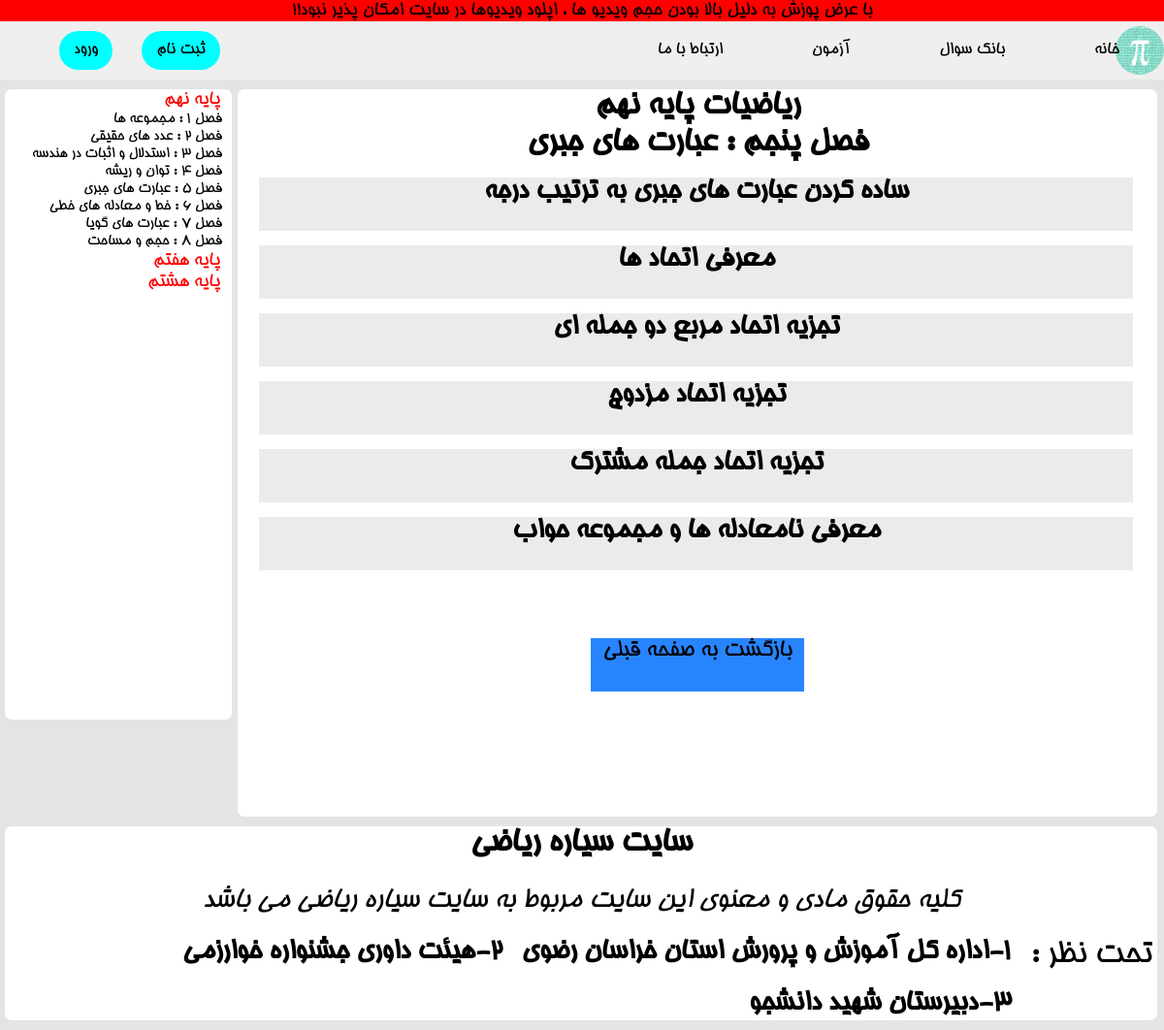
The page /paye9/season5/ on the database its author committed.
### project/models.py (models this page shows, shortened)
class Lessons(models.Model):
    STATUS_CHOICES = (
        ('paye7_season1' , 'paye7_season1'),
        ('paye7_season2' , 'paye7_season2'),
        ('paye7_season3' , 'paye7_season3'),
        ('paye7_season4' , 'paye7_season4'),
        ('paye7_season5' , 'paye7_season5'),
        ('paye7_season6' , 'paye7_season6'),
        ('paye7_season7' , 'paye7_season7'),
        ('paye7_season8' , 'paye7_season8'),
        ('paye7_season9' , 'paye7_season9'),
        ('paye8_season1' , 'paye8_season1'),
        ('paye8_season2' , 'paye8_season2'),
        ('paye8_season3' , 'paye8_season3'),
        ('paye8_season4' , 'paye8_season4'),
        ('paye8_season5' , 'paye8_season5'),
        ('paye8_season6' , 'paye8_season6'),
        ('paye8_season7' , 'paye8_season7'),
        ('paye8_season8' , 'paye8_season8'),
        ('paye8_season9' , 'paye8_season9'),
        ('paye9_season1' , 'paye9_season1'),
        ('paye9_season2' , 'paye9_season2'),
        ('paye9_season3' , 'paye9_season3'),
        ('paye9_season4' , 'paye9_season4'),
        ('paye9_season5' , 'paye9_season5'),
        ('paye9_season6' , 'paye9_season6'),
        ('paye9_season7' , 'paye9_season7'),
        ('paye9_season8' , 'paye9_season8'),
    )
    title = models.CharField(max_length=100)
    paye = models.CharField(max_length=50)
    lesson = models.CharField(max_length=50)
    video = models.FileField(upload_to='video/%y')
    slug = models.SlugField(max_length=50)
    status = models.CharField(max_length=50 , choices=STATUS_CHOICES)

### project/views.py (the view)
# urls.py: path('paye9/season5/' , views.Paye9_season5 , name='paye9_season5'),
def Paye9_season5(request):
    lessons = Lessons.objects.filter(status='paye9_season5')
    return render(request , "Seasons/Paye9/season5.html" , {'lesson' : lessons})

### project/templates/Seasons/Paye9/season5.html (shortened to what this page needs)
{% load static %}
<!DOCTYPE html>
<html lang="en" dir="rtl">
<head>
</head>
<body>
{% include 'includes/header.html' %}
{% include 'includes/navbars/paye9.html' %}
    <article style="height: 750PX;">
        <h1>ریاضیات پایه نهم<br>فصل پنجم : عبارت های جبری</h1>
        {% for lessons in lesson %}
        <a href="{% url 'urls:lessons' lessons.slug %}">
            <div class="div-lesson">
                <h2>{{lessons.lesson}}</h2>
            </div>
        </a>
        {% endfor %}
        <a href="{% url 'urls:paye9' %}">
            <div class="div-back">بازگشت به صفحه قبلی</div>
         </a>
            </article>
    {% include 'includes/footer.html' %}
</body>
</html>

### project/static/style/style.css (style rules this page uses)
* { margin: 0; padding: 0; box-sizing: border-box; text-decoration: none; list-style: none; }
html a { color: black; }
article { height: 650px; width: 99%; background-color: white; margin-right: 7px; margin-top: 10px; margin-bottom: 10px; border-radius: 7px; }
h2 { text-align: center; }

### project/static/style/Seasons/style9.css (style rules this page uses)
body { background-color:rgb(228, 228, 228); }
* { margin: 0; padding: 0; box-sizing: border-box; text-decoration: none; list-style: none; }
html a { color: black; }
article { height: 650px; width: 79%; background-color: white; margin-right: 7px; margin-top: 10px; margin-bottom: 10px; border-radius: 7px; }
h1 { text-align: center; font-size: 35px; }
.div-lesson { width: 95%; height: 55px; background-color: #ebebeb; margin-right: 25px; margin-top: 15px; transition: all 0.5s; }
h2 { text-align: center; font-size: 30px; width: 100%; height: 55px; transition: all 0.5a; }
.div-back { background-color: rgb(40, 133, 255); margin-left: auto; margin-right:auto; margin-top: 70px; width: 220px; height: 55px; text-align: center; font-size: 25px; transition: all 0.6s; }

### rows shown on the page
Lessons: lesson "ساده کردن عبارت های جبری به ترتیب درجه"
Lessons: lesson "معرفی اتحاد ها"
Lessons: lesson "تجزیه اتحاد مربع دو جمله ای"
Lessons: lesson "تجزیه اتحاد مزدوج"
Lessons: lesson "تجزیه اتحاد جمله مشترک"
Lessons: lesson "معرفی نامعادله ها و مجموعه حواب"
